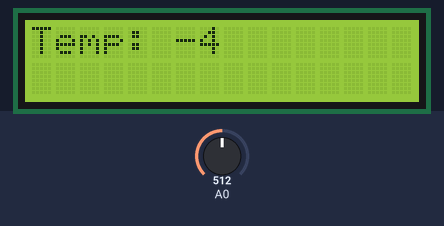
Recording of a sketch running on a simulated Arduino Uno, built with avr-gcc and run on an emulated ATmega328P. Shown: 16×2 character LCD. The inputs (shaded band) are chosen by the test bench; at power-on: A0 = 512.

Above: at 1.2 s.
1.3 s: A0 set to 716
At 2.3 s:
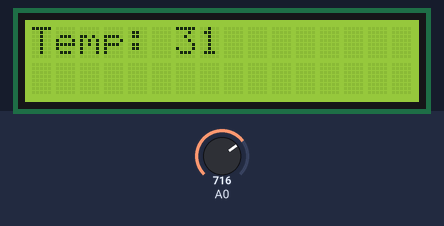
2.8 s: A0 set to 900
At 4.0 s:
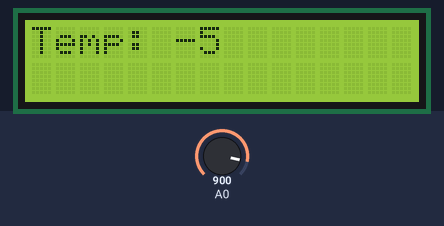
4.3 s: A0 set to 1023
At 5.2 s:
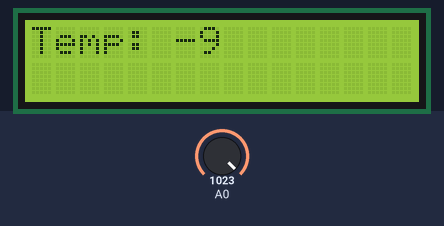
Timing chart, 0 to 7.3 s (numbered marks = the images above; inputs shaded):
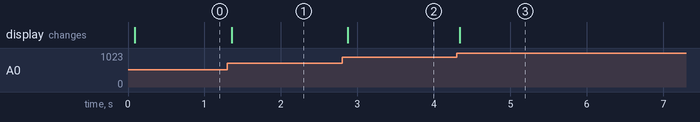

The sketch:

liquidCrystal-two.ino
```cpp
#include <LiquidCrystal.h>

LiquidCrystal lcd_one(7, 6, 5, 4, 3, 2);
int entry;
int voltage;

void setup() {
  //Serial.begin(9600);
  lcd_one.begin(16,2);
  lcd_one.clear();
  lcd_one.print("Temp: ");
}

void loop() {
  entry = analogRead(A0);
  delay(25);
  voltage = ((entry*503))/1023;
  //Serial.println(voltage);
  lcd_one.setCursor(6, 0);//setCursor(columna, fila)
  lcd_one.print(voltage);
  delay(25);
  //lcd_one.clear();


}
```

Measured:
- after the input at 1.3 s, the display: changes after 0.06 s (image 1)
- after the input at 2.8 s, the display: changes after 0.07 s (image 2)
- after the input at 4.3 s, the display: changes at once (image 3)
